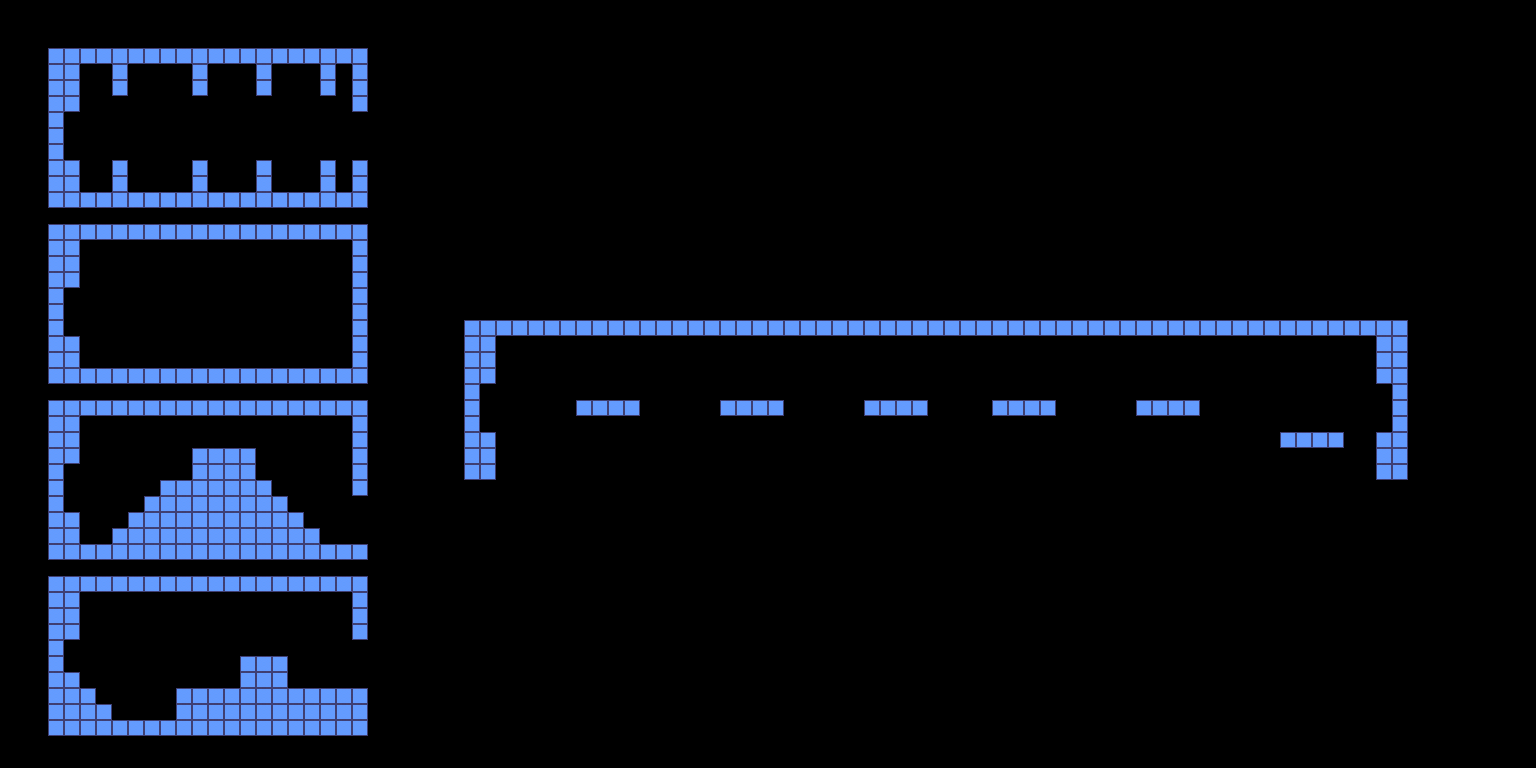

Below is a game level as drawn by its tile map, then a one-line description and the .tmx that defines it (tile-layer data replaced by summaries):
An orthogonal 96x48 tile map with 16x16 px tiles, 1 tile layer (Camada de Blocos 1).

<map version="1.10" tiledversion="1.10.2" orientation="orthogonal" renderorder="right-down" width="96" height="48" tilewidth="16" tileheight="16" infinite="0" nextlayerid="2" nextobjectid="1">
 <tileset firstgid="1" source="../TiledPalettes/unknown.tsx" />
 <layer id="1" name="Camada de Blocos 1" width="96" height="48">
  <data>[4608 cells, 444 non-empty, 1 distinct tile ids]</data>
 </layer>
</map>